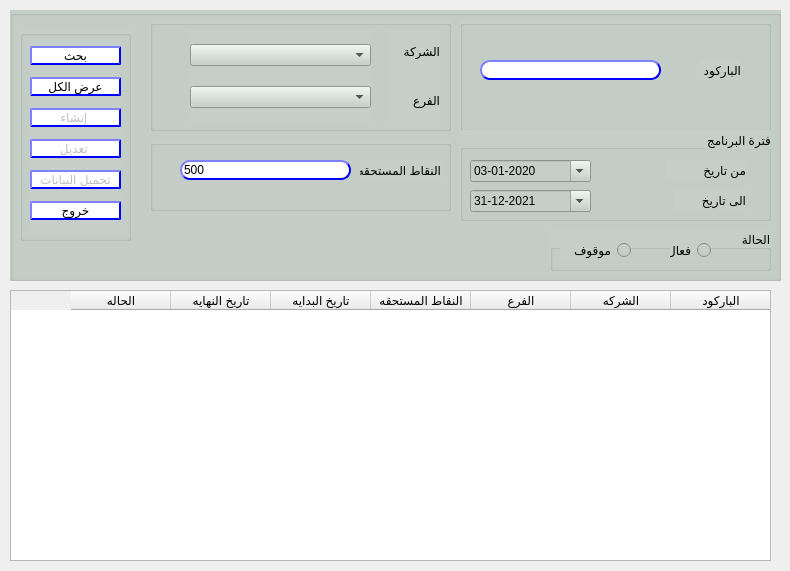
<?xml version="1.0" encoding="UTF-8"?>
<ui version="4.0">
 <class>Dialog</class>
 <widget class="QDialog" name="Dialog">
  <property name="geometry">
   <rect>
    <x>0</x>
    <y>0</y>
    <width>790</width>
    <height>571</height>
   </rect>
  </property>
  <property name="windowTitle">
   <string>أصناف الهدايا</string>
  </property>
  <widget class="QTableWidget" name="Qtable_redeem">
   <property name="geometry">
    <rect>
     <x>10</x>
     <y>290</y>
     <width>761</width>
     <height>271</height>
    </rect>
   </property>
   <property name="layoutDirection">
    <enum>Qt::RightToLeft</enum>
   </property>
   <column>
    <property name="text">
     <string>الباركود</string>
    </property>
   </column>
   <column>
    <property name="text">
     <string>الشركه</string>
    </property>
   </column>
   <column>
    <property name="text">
     <string>الفرع</string>
    </property>
   </column>
   <column>
    <property name="text">
     <string>النقاط المستحقه</string>
    </property>
   </column>
   <column>
    <property name="text">
     <string>تاريخ البدايه</string>
    </property>
   </column>
   <column>
    <property name="text">
     <string>تاريخ النهايه</string>
    </property>
   </column>
   <column>
    <property name="text">
     <string>الحاله</string>
    </property>
   </column>
  </widget>
  <widget class="QGroupBox" name="groupBox">
   <property name="geometry">
    <rect>
     <x>10</x>
     <y>10</y>
     <width>771</width>
     <height>271</height>
    </rect>
   </property>
   <property name="font">
    <font>
     <pointsize>10</pointsize>
     <weight>50</weight>
     <bold>false</bold>
    </font>
   </property>
   <property name="layoutDirection">
    <enum>Qt::LeftToRight</enum>
   </property>
   <property name="styleSheet">
    <string notr="true">
background-color: rgb(198, 207, 199);</string>
   </property>
   <property name="title">
    <string/>
   </property>
   <widget class="QGroupBox" name="groupBox_3">
    <property name="geometry">
     <rect>
      <x>140</x>
      <y>10</y>
      <width>301</width>
      <height>111</height>
     </rect>
    </property>
    <property name="title">
     <string/>
    </property>
    <widget class="QWidget" name="layoutWidget">
     <property name="geometry">
      <rect>
       <x>40</x>
       <y>10</y>
       <width>181</width>
       <height>92</height>
      </rect>
     </property>
     <layout class="QVBoxLayout" name="verticalLayout_3">
      <item>
       <widget class="QComboBox" name="CMB_company"/>
      </item>
      <item>
       <widget class="QComboBox" name="CMB_branch"/>
      </item>
     </layout>
    </widget>
    <widget class="QWidget" name="layoutWidget_2">
     <property name="geometry">
      <rect>
       <x>239</x>
       <y>10</y>
       <width>51</width>
       <height>91</height>
      </rect>
     </property>
     <layout class="QVBoxLayout" name="verticalLayout_2">
      <item>
       <widget class="QLabel" name="label_4">
        <property name="text">
         <string>الشركة</string>
        </property>
       </widget>
      </item>
      <item>
       <widget class="QLabel" name="label_11">
        <property name="text">
         <string>الفرع</string>
        </property>
       </widget>
      </item>
     </layout>
    </widget>
   </widget>
   <widget class="QGroupBox" name="groupBox_4">
    <property name="geometry">
     <rect>
      <x>450</x>
      <y>10</y>
      <width>311</width>
      <height>111</height>
     </rect>
    </property>
    <property name="layoutDirection">
     <enum>Qt::RightToLeft</enum>
    </property>
    <property name="title">
     <string/>
    </property>
    <widget class="QLabel" name="label_14">
     <property name="geometry">
      <rect>
       <x>240</x>
       <y>40</y>
       <width>41</width>
       <height>20</height>
      </rect>
     </property>
     <property name="text">
      <string>الباركود</string>
     </property>
    </widget>
    <widget class="QLineEdit" name="Qline_barcode">
     <property name="geometry">
      <rect>
       <x>20</x>
       <y>40</y>
       <width>181</width>
       <height>20</height>
      </rect>
     </property>
     <property name="styleSheet">
      <string notr="true">QLineEdit{
                                        background-color: white;
                                        border-style: outset;
                                        border-width: 2px;
                                        border-radius: 10px;
                                        border-color: blue;
                                        min-width: 6em;
                                        }
                                        QLineEdit:hover {
                                        background: qradialgradient(
                                        cx: 0.3, cy: -0.4, fx: 0.3, fy: -0.4,
                                        radius: 1.35, stop: 0 #fff, stop: 1 #bbb
                                        );
                                        }
                                       QLineEdit:pressed {
                                        border-style: inset;
                                        background: qradialgradient(
                                        cx: 0.4, cy: -0.1, fx: 0.4, fy: -0.1,
                                        radius: 1.35, stop: 0 #fff, stop: 1 #ddd
                                        );
                                        }
                                    </string>
     </property>
     <property name="text">
      <string/>
     </property>
    </widget>
   </widget>
   <widget class="QGroupBox" name="groupBox_2">
    <property name="geometry">
     <rect>
      <x>450</x>
      <y>120</y>
      <width>311</width>
      <height>91</height>
     </rect>
    </property>
    <property name="layoutDirection">
     <enum>Qt::RightToLeft</enum>
    </property>
    <property name="title">
     <string>فترة البرنامج</string>
    </property>
    <widget class="QWidget" name="layoutWidget_3">
     <property name="geometry">
      <rect>
       <x>10</x>
       <y>30</y>
       <width>121</width>
       <height>22</height>
      </rect>
     </property>
     <layout class="QHBoxLayout" name="horizontalLayout">
      <item>
       <widget class="QDateEdit" name="Qdate_from">
        <property name="layoutDirection">
         <enum>Qt::LeftToRight</enum>
        </property>
        <property name="displayFormat">
         <string>dd-MM-yyyy</string>
        </property>
        <property name="calendarPopup">
         <bool>true</bool>
        </property>
        <property name="date">
         <date>
          <year>2020</year>
          <month>1</month>
          <day>3</day>
         </date>
        </property>
       </widget>
      </item>
     </layout>
    </widget>
    <widget class="QLabel" name="label_9">
     <property name="geometry">
      <rect>
       <x>205</x>
       <y>30</y>
       <width>81</width>
       <height>20</height>
      </rect>
     </property>
     <property name="text">
      <string>من تاريخ</string>
     </property>
    </widget>
    <widget class="QLabel" name="label_10">
     <property name="geometry">
      <rect>
       <x>215</x>
       <y>60</y>
       <width>71</width>
       <height>20</height>
      </rect>
     </property>
     <property name="text">
      <string>الى تاريخ</string>
     </property>
    </widget>
    <widget class="QWidget" name="layoutWidget_4">
     <property name="geometry">
      <rect>
       <x>10</x>
       <y>60</y>
       <width>121</width>
       <height>22</height>
      </rect>
     </property>
     <layout class="QHBoxLayout" name="horizontalLayout_2">
      <item>
       <widget class="QDateEdit" name="Qdate_to">
        <property name="layoutDirection">
         <enum>Qt::LeftToRight</enum>
        </property>
        <property name="autoFillBackground">
         <bool>false</bool>
        </property>
        <property name="dateTime">
         <datetime>
          <hour>0</hour>
          <minute>0</minute>
          <second>0</second>
          <year>2021</year>
          <month>12</month>
          <day>31</day>
         </datetime>
        </property>
        <property name="displayFormat">
         <string>dd-MM-yyyy</string>
        </property>
        <property name="calendarPopup">
         <bool>true</bool>
        </property>
        <property name="date">
         <date>
          <year>2021</year>
          <month>12</month>
          <day>31</day>
         </date>
        </property>
       </widget>
      </item>
     </layout>
    </widget>
   </widget>
   <widget class="QGroupBox" name="groupBox_8">
    <property name="geometry">
     <rect>
      <x>10</x>
      <y>20</y>
      <width>111</width>
      <height>211</height>
     </rect>
    </property>
    <property name="title">
     <string/>
    </property>
    <widget class="QWidget" name="layoutWidget_5">
     <property name="geometry">
      <rect>
       <x>10</x>
       <y>10</y>
       <width>91</width>
       <height>191</height>
      </rect>
     </property>
     <layout class="QVBoxLayout" name="verticalLayout">
      <item>
       <widget class="QPushButton" name="Qbtn_search">
        <property name="enabled">
         <bool>true</bool>
        </property>
        <property name="styleSheet">
         <string notr="true">QPushButton{
                                        background-color: white;
                                        border-style: outset;
                                        border-width: 2px;
                                        border-radius: 10px;
                                        border-color: blue;
                                        min-width:6em;
                                       }
                                        QPushButton:hover {
                                        background: qradialgradient(
                                        cx: 0.3, cy: -0.4, fx: 0.3, fy: -0.4,
                                        radius: 1.35, stop: 0 #fff, stop: 1 #bbb
                                        );
                                        }
                                        QPushButton:pressed {
                                        border-style: inset;
                                        background: qradialgradient(
                                        cx: 0.4, cy: -0.1, fx: 0.4, fy: -0.1,
                                        radius: 1.35, stop: 0 #fff, stop: 1 #ddd
                                        );
                                        }
                                    
                                    </string>
        </property>
        <property name="text">
         <string>بحث</string>
        </property>
       </widget>
      </item>
      <item>
       <widget class="QPushButton" name="Qbtn_search_all">
        <property name="enabled">
         <bool>true</bool>
        </property>
        <property name="styleSheet">
         <string notr="true">QPushButton{
                                        background-color: white;
                                        border-style: outset;
                                        border-width: 2px;
                                        border-radius: 10px;
                                        border-color: blue;
                                        min-width:6em;
                                       }
                                        QPushButton:hover {
                                        background: qradialgradient(
                                        cx: 0.3, cy: -0.4, fx: 0.3, fy: -0.4,
                                        radius: 1.35, stop: 0 #fff, stop: 1 #bbb
                                        );
                                        }
                                        QPushButton:pressed {
                                        border-style: inset;
                                        background: qradialgradient(
                                        cx: 0.4, cy: -0.1, fx: 0.4, fy: -0.1,
                                        radius: 1.35, stop: 0 #fff, stop: 1 #ddd
                                        );
                                        }
                                    
                                    </string>
        </property>
        <property name="text">
         <string>عرض الكل</string>
        </property>
       </widget>
      </item>
      <item>
       <widget class="QPushButton" name="Qbtn_create">
        <property name="enabled">
         <bool>false</bool>
        </property>
        <property name="styleSheet">
         <string notr="true">QPushButton{
                                        background-color: white;
                                        border-style: outset;
                                        border-width: 2px;
                                        border-radius: 10px;
                                        border-color: blue;
                                        min-width:6em;
                                       }
                                        QPushButton:hover {
                                        background: qradialgradient(
                                        cx: 0.3, cy: -0.4, fx: 0.3, fy: -0.4,
                                        radius: 1.35, stop: 0 #fff, stop: 1 #bbb
                                        );
                                        }
                                        QPushButton:pressed {
                                        border-style: inset;
                                        background: qradialgradient(
                                        cx: 0.4, cy: -0.1, fx: 0.4, fy: -0.1,
                                        radius: 1.35, stop: 0 #fff, stop: 1 #ddd
                                        );
                                        }
                                    
                                    </string>
        </property>
        <property name="text">
         <string>إنشاء </string>
        </property>
       </widget>
      </item>
      <item>
       <widget class="QPushButton" name="Qbtn_modify">
        <property name="enabled">
         <bool>false</bool>
        </property>
        <property name="styleSheet">
         <string notr="true">QPushButton{
                                        background-color: white;
                                        border-style: outset;
                                        border-width: 2px;
                                        border-radius: 10px;
                                        border-color: blue;
                                        min-width:6em;
                                       }
                                        QPushButton:hover {
                                        background: qradialgradient(
                                        cx: 0.3, cy: -0.4, fx: 0.3, fy: -0.4,
                                        radius: 1.35, stop: 0 #fff, stop: 1 #bbb
                                        );
                                        }
                                        QPushButton:pressed {
                                        border-style: inset;
                                        background: qradialgradient(
                                        cx: 0.4, cy: -0.1, fx: 0.4, fy: -0.1,
                                        radius: 1.35, stop: 0 #fff, stop: 1 #ddd
                                        );
                                        }
                                    
                                    </string>
        </property>
        <property name="text">
         <string>تعديل </string>
        </property>
       </widget>
      </item>
      <item>
       <widget class="QPushButton" name="Qbtn_upload">
        <property name="enabled">
         <bool>false</bool>
        </property>
        <property name="styleSheet">
         <string notr="true">QPushButton{
                                        background-color: white;
                                        border-style: outset;
                                        border-width: 2px;
                                        border-radius: 10px;
                                        border-color: blue;
                                        min-width:6em;
                                       }
                                        QPushButton:hover {
                                        background: qradialgradient(
                                        cx: 0.3, cy: -0.4, fx: 0.3, fy: -0.4,
                                        radius: 1.35, stop: 0 #fff, stop: 1 #bbb
                                        );
                                        }
                                        QPushButton:pressed {
                                        border-style: inset;
                                        background: qradialgradient(
                                        cx: 0.4, cy: -0.1, fx: 0.4, fy: -0.1,
                                        radius: 1.35, stop: 0 #fff, stop: 1 #ddd
                                        );
                                        }
                                    
                                    </string>
        </property>
        <property name="text">
         <string>تحميل البيانات</string>
        </property>
       </widget>
      </item>
      <item>
       <widget class="QPushButton" name="Qbtn_exit">
        <property name="styleSheet">
         <string notr="true">QPushButton{
                                        background-color: white;
                                        border-style: outset;
                                        border-width: 2px;
                                        border-radius: 10px;
                                        border-color: blue;
                                        min-width:6em;
                                       }
                                        QPushButton:hover {
                                        background: qradialgradient(
                                        cx: 0.3, cy: -0.4, fx: 0.3, fy: -0.4,
                                        radius: 1.35, stop: 0 #fff, stop: 1 #bbb
                                        );
                                        }
                                        QPushButton:pressed {
                                        border-style: inset;
                                        background: qradialgradient(
                                        cx: 0.4, cy: -0.1, fx: 0.4, fy: -0.1,
                                        radius: 1.35, stop: 0 #fff, stop: 1 #ddd
                                        );
                                        }
                                    
                                    </string>
        </property>
        <property name="text">
         <string>خروج</string>
        </property>
       </widget>
      </item>
     </layout>
    </widget>
   </widget>
   <widget class="QGroupBox" name="groupBox_6">
    <property name="geometry">
     <rect>
      <x>540</x>
      <y>220</y>
      <width>221</width>
      <height>41</height>
     </rect>
    </property>
    <property name="layoutDirection">
     <enum>Qt::RightToLeft</enum>
    </property>
    <property name="title">
     <string>الحالة</string>
    </property>
    <widget class="QRadioButton" name="Qradio_active">
     <property name="geometry">
      <rect>
       <x>120</x>
       <y>10</y>
       <width>41</width>
       <height>20</height>
      </rect>
     </property>
     <property name="layoutDirection">
      <enum>Qt::RightToLeft</enum>
     </property>
     <property name="text">
      <string>فعال</string>
     </property>
    </widget>
    <widget class="QRadioButton" name="Qradio_inactive">
     <property name="geometry">
      <rect>
       <x>10</x>
       <y>10</y>
       <width>71</width>
       <height>20</height>
      </rect>
     </property>
     <property name="layoutDirection">
      <enum>Qt::RightToLeft</enum>
     </property>
     <property name="text">
      <string>موقوف</string>
     </property>
    </widget>
   </widget>
   <widget class="QGroupBox" name="groupBox_5">
    <property name="geometry">
     <rect>
      <x>140</x>
      <y>130</y>
      <width>301</width>
      <height>71</height>
     </rect>
    </property>
    <property name="title">
     <string/>
    </property>
    <widget class="QLabel" name="label_12">
     <property name="geometry">
      <rect>
       <x>210</x>
       <y>20</y>
       <width>81</width>
       <height>20</height>
      </rect>
     </property>
     <property name="text">
      <string>النقاط المستحقه</string>
     </property>
    </widget>
    <widget class="QLineEdit" name="Qline_points">
     <property name="geometry">
      <rect>
       <x>30</x>
       <y>20</y>
       <width>171</width>
       <height>20</height>
      </rect>
     </property>
     <property name="styleSheet">
      <string notr="true">QLineEdit{
                                        background-color: white;
                                        border-style: outset;
                                        border-width: 2px;
                                        border-radius: 10px;
                                        border-color: blue;
                                        min-width: 6em;
                                        }
                                        QLineEdit:hover {
                                        background: qradialgradient(
                                        cx: 0.3, cy: -0.4, fx: 0.3, fy: -0.4,
                                        radius: 1.35, stop: 0 #fff, stop: 1 #bbb
                                        );
                                        }
                                       QLineEdit:pressed {
                                        border-style: inset;
                                        background: qradialgradient(
                                        cx: 0.4, cy: -0.1, fx: 0.4, fy: -0.1,
                                        radius: 1.35, stop: 0 #fff, stop: 1 #ddd
                                        );
                                        }
                                    </string>
     </property>
     <property name="text">
      <string>500</string>
     </property>
    </widget>
   </widget>
  </widget>
 </widget>
 <resources/>
 <connections/>
</ui>
